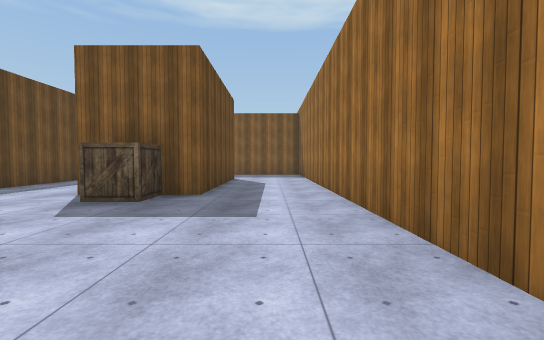
View 1 (above)

24 first-person views from a walk through a Unity game level. The camera is 1.4 m above the floor, tilts 2° down and sees 90° across. The floor is counted in squares, 2 m on a side. Each view is taken from the middle of a square. On the plan, view 1 faces up. The plan holds only what a view shows up to about 9 squares ahead; the rest is blank. The place goes on beyond the plan. The player is left out. Some animated figures are left out. Some surface patterns are stand-ins.

View 2
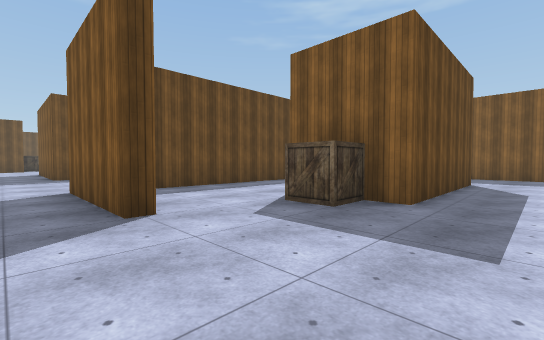

View 3
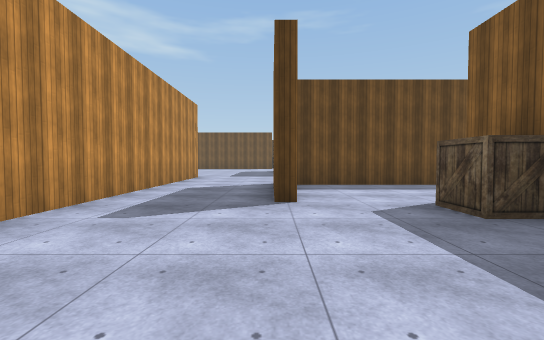

View 4
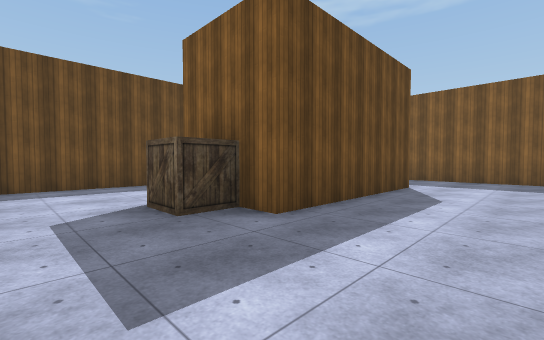

View 5
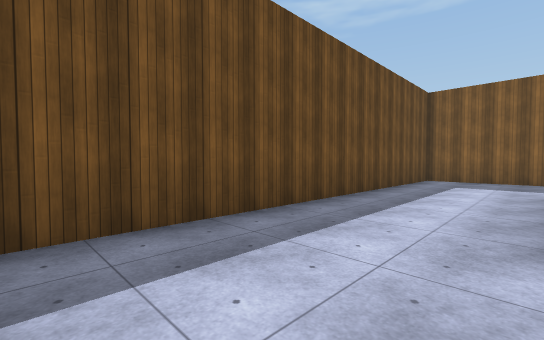

View 6
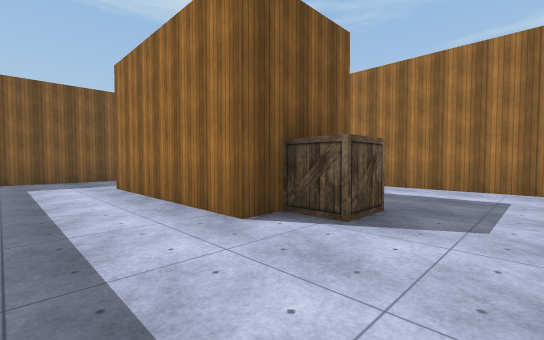

View 7
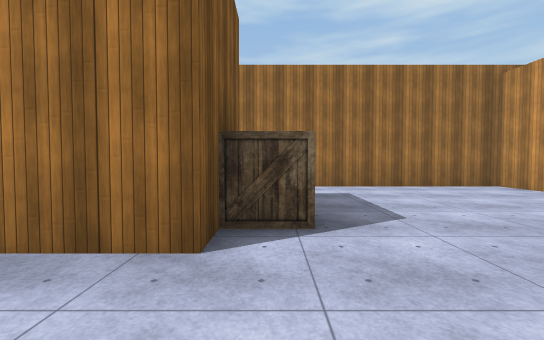

View 8
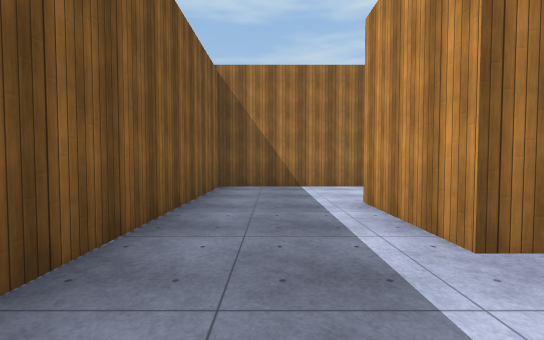

View 9
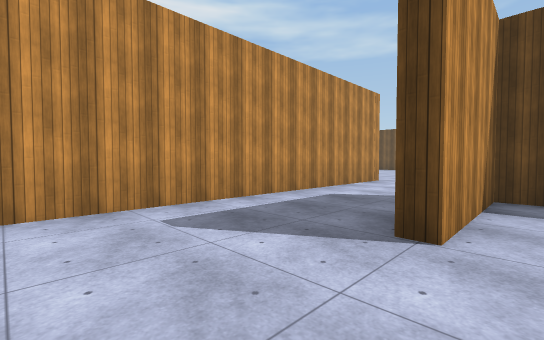

View 10
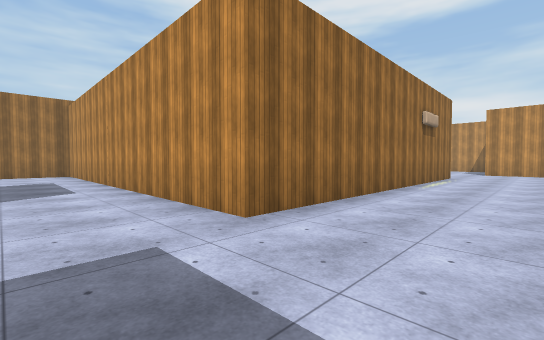

View 11
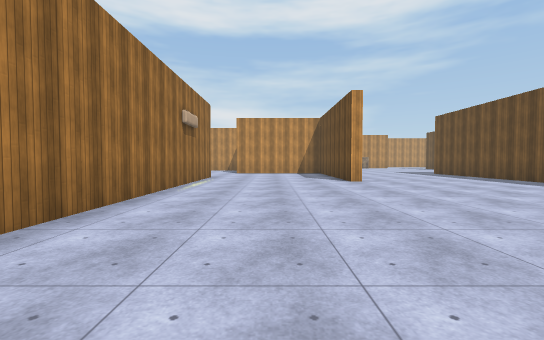

View 12
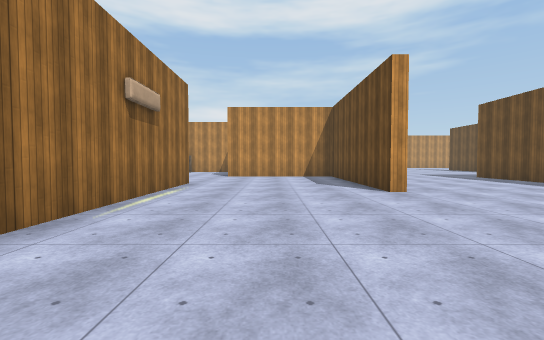

View 13
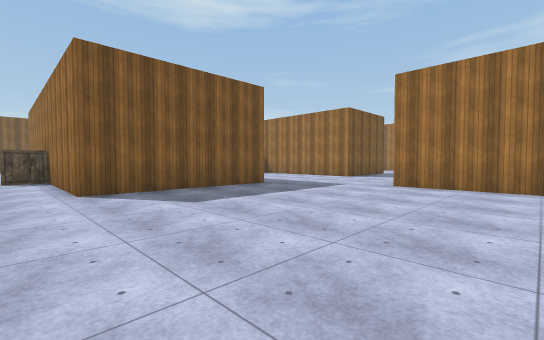

View 14
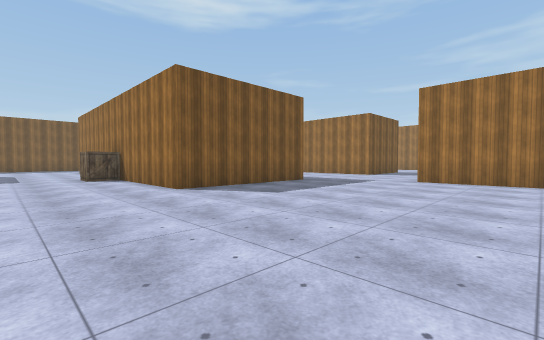

View 15
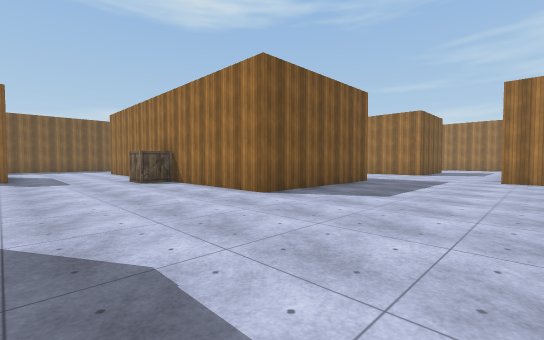

View 16
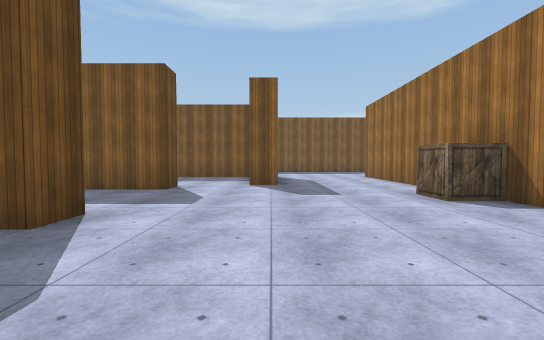

View 17
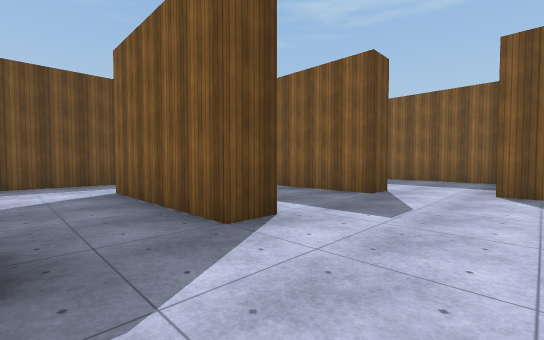

View 18
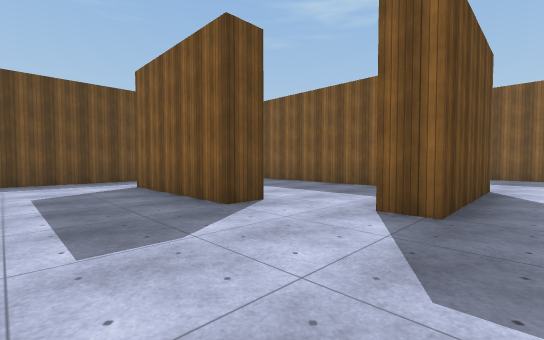

View 19
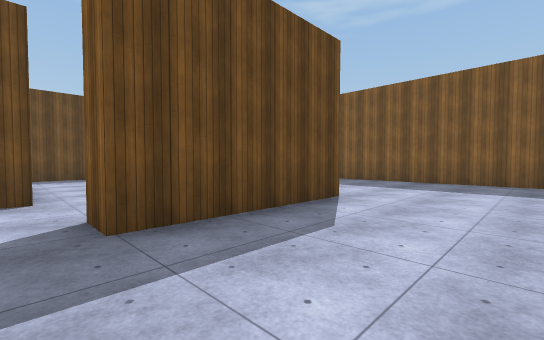

View 20
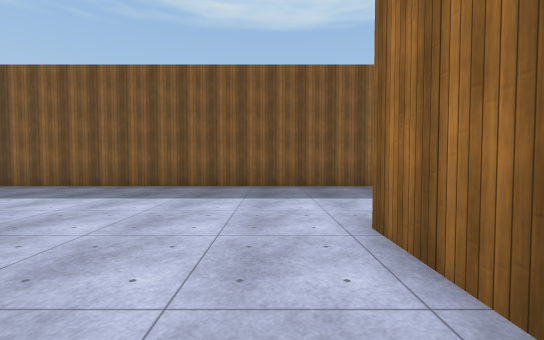

View 21
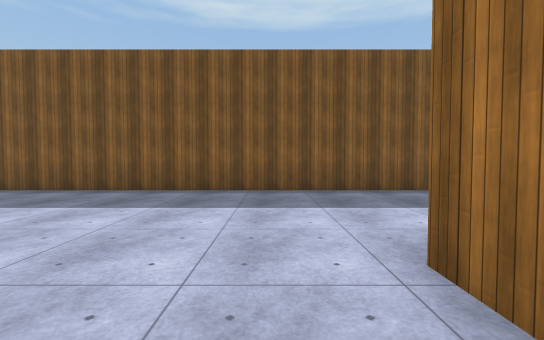

View 22
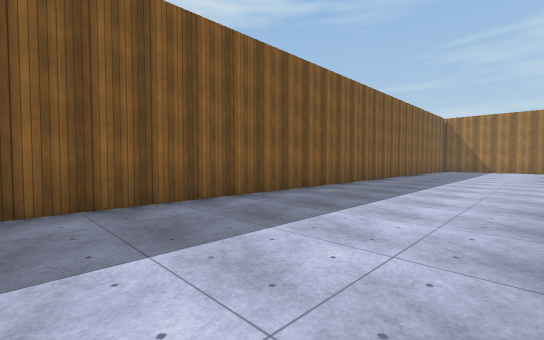

View 23
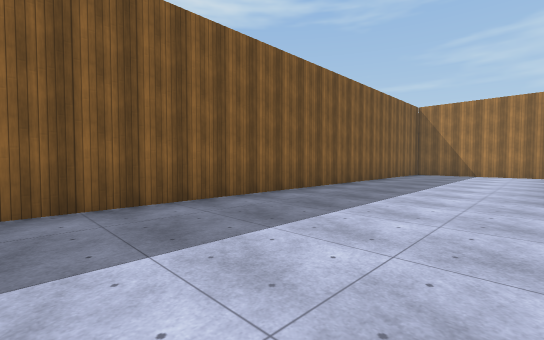

View 24
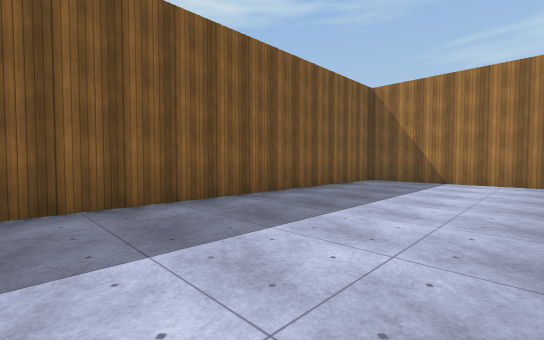

### Floor plan
Points are (right, up) in squares from view 1. A wall is a line through its corners. A room is listed if a view was taken in it or the views show most of it. See-through windows are left out.
Room 1 (views 1, 2, 3, 4, 5, 6, 7, 8, 9)
walls: (-1.5, 5.5) (-4, 5.5) (-4, 10.5) (-1.5, 10.5) (-1.5, 5.5); (-8.4, -1.1) (1.4, -1.1) (1.4, 13.4) (-6.4, 13.4); (-6.8, 13) (-6.8, 2.4) (-3.6, 2.4) (-3.6, 2) (-7.2, 2)
ways out: opening at (-8.5, 0.5) to room 2
objects: other object (-3, 5)
Room 2 (views 10, 11, 12, 13, 14, 15, 16, 17, 18, 19, 20, 21, 22, 23, 24)
walls: (-17, 9.5) (-17, 13.9); (-23.4, 5.6) (-23.4, 4.7) (-27.5, 4.7); (-23.4, 9.4) (-23.4, 8.6) (-27.6, 8.6); (-12, 2.3) (-17, 2.3) (-17, 6.5); (-20.8, 13.8) (-20.8, 9.7) (-21.8, 9.7); (-21.9, 13.4) (-25.4, 13.4); (-29.7, 10) (-29.7, 2.9); (-15.6, -9) (-15.6, -12); (-21.6, -8.5) (-21.6, -9); (-21.6, -11.5) (-21.6, -12); (-10.4, -11.4) (-10.4, -1.1) (-8.4, -1.1); (1.4, 14) (1.4, 17.4); (0.4, 18.4) (-25.4, 18.4)
ways out: opening at (-8.5, 0.5) to room 1
objects: other object (-18, 7) to (-17, 7)

Where each view was taken, in squares from view 1:
view 1: 0 up, 0 right, facing up
view 2: 1 up, 0 right, facing up-left
view 3: 2 up, 1 right, facing left
view 4: 3 up, 1 right, facing up-left
view 5: 3 up, 4 left, facing up-left
view 6: 3 up, 6 left, facing up-right
view 7: 5 up, 6 left, facing right
view 8: 12 up, 6 left, facing right
view 9: 3 up, 1 left, facing down-left
view 10: 1 up, 13 left, facing down-right
view 11: 0 up, 13 left, facing down
view 12: 3 down, 13 left, facing down
view 13: 4 down, 18 left, facing up-right
view 14: 4 down, 20 left, facing up-right
view 15: 2 down, 21 left, facing up-right
view 16: 2 up, 21 left, facing up
view 17: 3 up, 21 left, facing up-left
view 18: 6 up, 20 left, facing up-left
view 19: 9 up, 18 left, facing up-left
view 20: 11 up, 18 left, facing up
view 21: 12 up, 18 left, facing up
view 22: 14 up, 18 left, facing up-right
view 23: 14 up, 13 left, facing up-right
view 24: 14 up, 8 left, facing up-right
